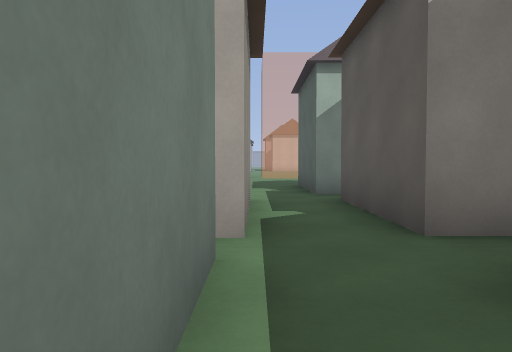
view 1 (above)

13 first-person views from a walk through a Godot game level. The camera is 1.2 m above the floor, tilts 2° down and sees 70° across. The floor is counted in squares, 2 m on a side. Each view is taken from the middle of a square. On the plan, view 1 faces up. The plan holds only what a view shows up to about 10 squares ahead; the rest is blank. The place goes on beyond the plan. Door leaves are left out where a doorway can be walked through. Surface patterns are stand-ins for the level's own textures.

view 2
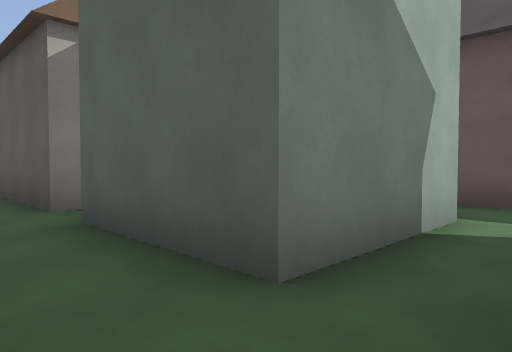

view 3
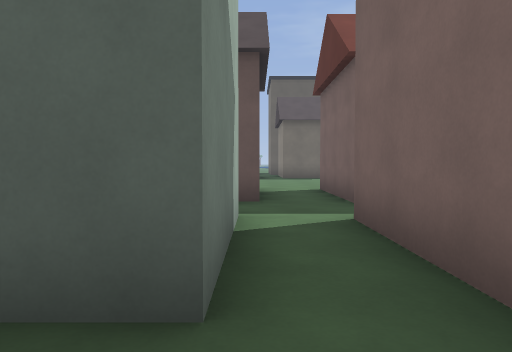

view 4
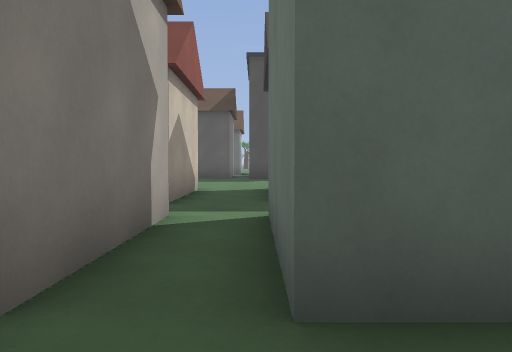

view 5
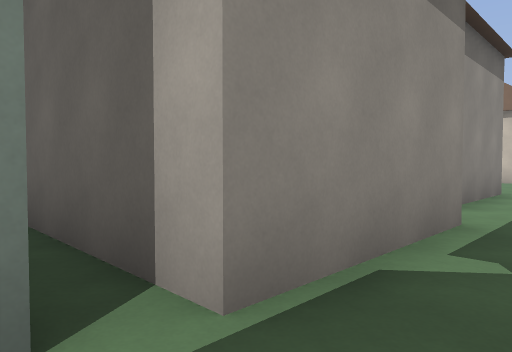

view 6
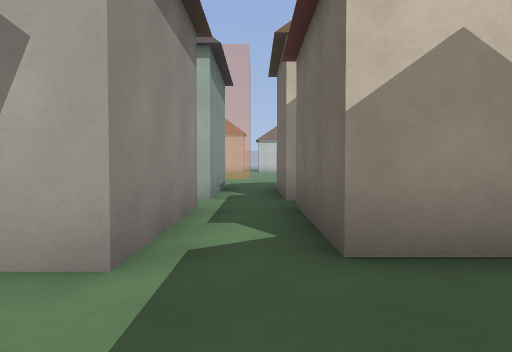

view 7
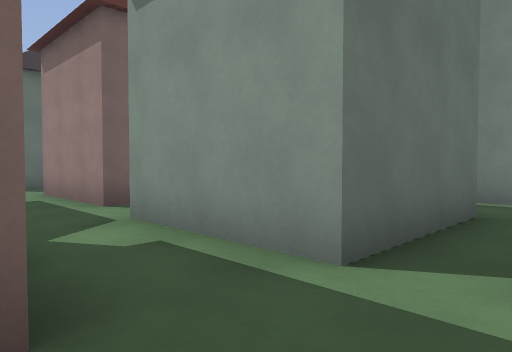

view 8
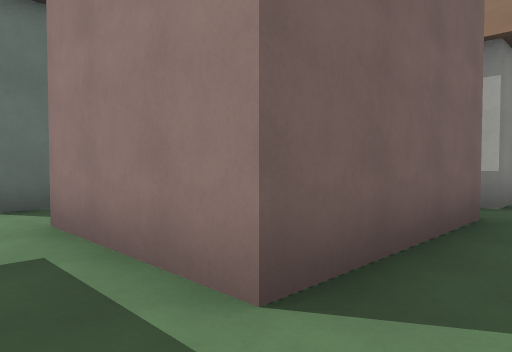

view 9
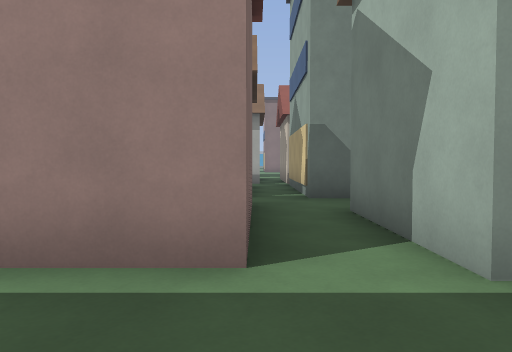

view 10
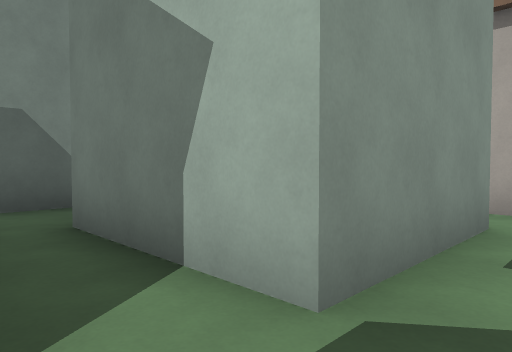

view 11
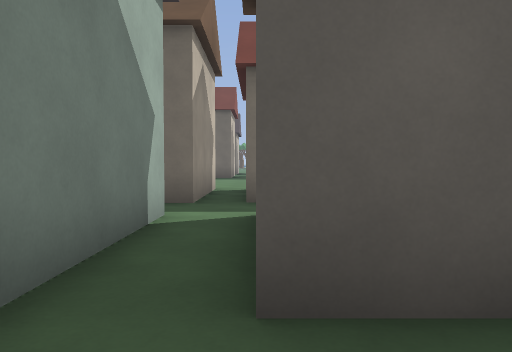

view 12
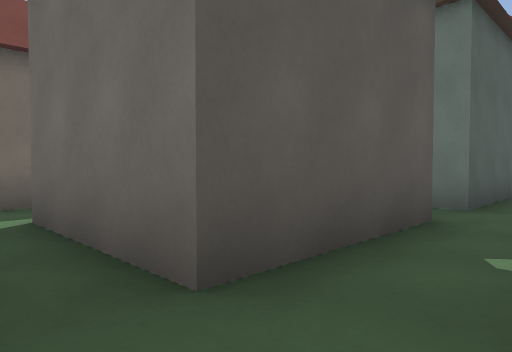

view 13
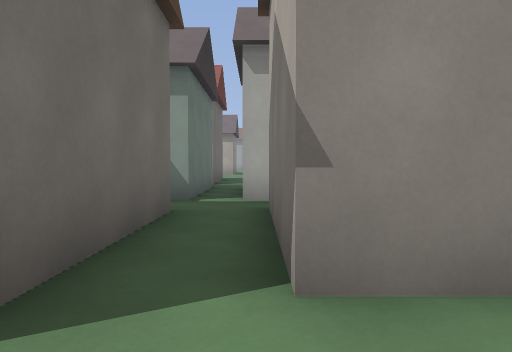

### Floor plan
Key: @ floor where view 1 was taken; # wall or solid block; . floor; O other object.
Columns run from 8 left of view 1 to 6 right of it. Each row starts with its distance up from view 1.
 11             ..
 10        O.O  O.
  9        O.O  O.O
  8        O.O  O.O
  7 OOOO.OOO..OOO.O
  6 OOOO.OOO..OOO.O
  5   O     O.O O.O
  4         O.O O.O
  3      OOOO.OOO..
  2        #..OOO..
  1        #..O O.O
  0        #@.OOO.O
 -1     ####......O
 -2     .OOO.OOOO..
 -3       O     O.O
 -4             O.O
 -5            O. O
 -6             .
 -7            OO

Positions as (right, up) in squares from view 1, and headings:
1: (0, 0), facing up
2: (0, -2), facing up-right
3: (0, -1), facing right
4: (0, 2), facing right
5: (1, 2), facing up-left
6: (5, 1), facing up
7: (6, 3), facing down-left
8: (5, -1), facing down-left
9: (6, -2), facing left
10: (5, -2), facing up-left
11: (0, 6), facing right
12: (0, 7), facing down-right
13: (1, 7), facing left
